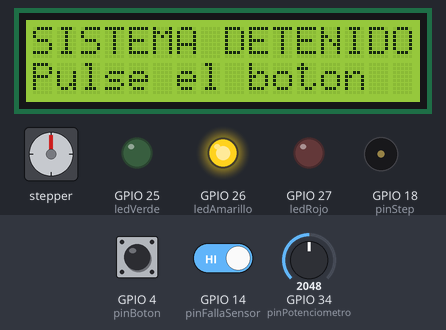
Simulated run of this sketch. Board: ESP32. Parts: stepper motor, 16×2 character LCD, output pins drawn as LEDs (lit = HIGH), buzzer (waves = sounding). Wiring (from diagram.json): stepper motor driver (200 steps per turn assumed): step GPIO 18; direction GPIO 19. The inputs (shaded band) are chosen by the test bench; at power-on: GPIO 4 (pinBoton) HIGH, GPIO 34 (pinPotenciometro) = 2048, GPIO 14 (pinFallaSensor) HIGH. WiFi joins after 1.5 s; servers stay silent unless stated; no MQTT or app messages arrive unless stated; pins used as bus, display or sensor lines are not drawn; what the sketch prints to the serial monitor is not drawn.

Above: at 2.8 s.
2.9 s: GPIO 4 (pinBoton) pulled LOW for 0.15 s
At 3.7 s:
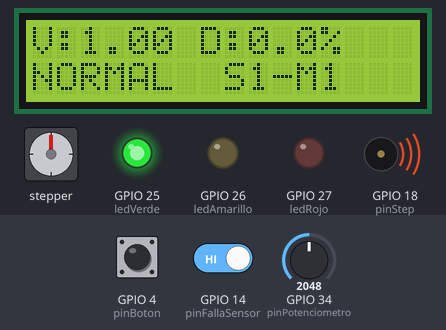
6.0 s: GPIO 34 (pinPotenciometro) set to 2490
At 8.5 s:
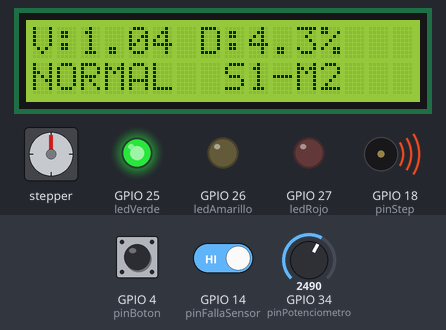
9.0 s: GPIO 34 (pinPotenciometro) set to 2585
10.5 s: GPIO 14 (pinFallaSensor) driven LOW
At 13.3 s:
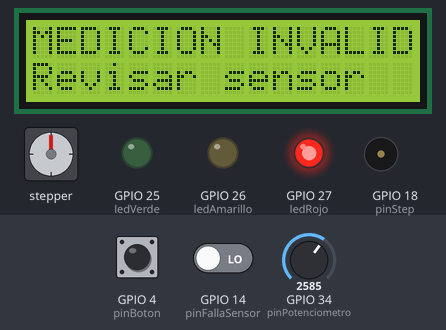
13.5 s: GPIO 14 (pinFallaSensor) driven HIGH
16.5 s: GPIO 34 (pinPotenciometro) set to 1228
At 18.9 s:
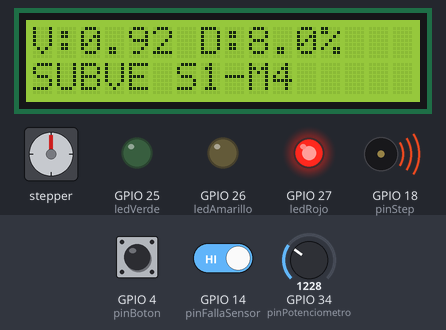
Timing chart, 0 to 20.4 s (numbered marks = the images above; inputs shaded):
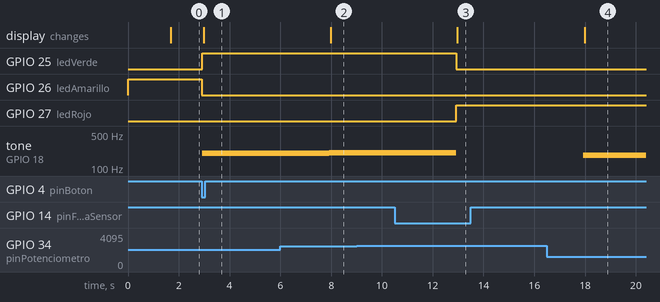

Measured:
- after the input at 2.9 s, GPIO 25 (ledVerde): LOW → HIGH at once; GPIO 26 (ledAmarillo): HIGH → LOW at once; tone on GPIO 18 (pinStep): silent → 200 Hz at once; the display: changes after 0.09 s (image 1)
- after the input at 6.0 s, tone on GPIO 18 (pinStep): 200 Hz → 208 Hz after 1.9 s; the display: changes after 2.0 s (image 2)
- after the input at 9.0 s, every drawn part: stays the same
- after the input at 10.5 s, tone on GPIO 18 (pinStep): 208 Hz → silent after 2.4 s; the display: changes after 2.5 s (image 3)
- after the input at 13.5 s, every drawn part: stays the same
- after the input at 16.5 s, tone on GPIO 18 (pinStep): silent → 183 Hz after 1.4 s; the display: changes after 1.5 s (image 4)

The sketch:

sketch.ino
```cpp
// =====================================================================
//  DYM CYBER - SISTEMA IoT DE MONITOREO DE VELOCIDAD (v2 - Wokwi/ESP32)
//  Correa transportadora de chancado
//
//  Migración desde Tinkercad (Arduino Uno R3) a Wokwi (ESP32 DevKit):
//   - Misma lógica: botón ON/OFF, potenciómetro = velocidad, LEDs de estado,
//     nominal 1.00 m/s, umbral 5 %, medición cada 5 s, IDs S<sesion>-M<medicion>,
//     comandos N= y U= por monitor serial.
//   - NUEVO: WiFi + MQTT (telemetría, estado y alertas en JSON).
//   - NUEVO: configuración remota por MQTT (topic .../config) desde el backend.
//   - NUEVO: LCD 16x2 I2C con velocidad, desviación y estado.
//   - NUEVO: motor paso a paso (A4988) cuya velocidad sigue a la correa.
//   - NUEVO: interruptor "falla de sensor" para simular mediciones inválidas (HU-05).
// =====================================================================

#include <WiFi.h>
#include <PubSubClient.h>
#include <Wire.h>
#include <LiquidCrystal_I2C.h>
#include <math.h>

// ---------------- Red y broker MQTT ----------------
const char* WIFI_SSID     = "Wokwi-GUEST";   // red simulada de Wokwi
const char* WIFI_PASS     = "";
const char* MQTT_BROKER   = "broker.hivemq.com";
const int   MQTT_PORT     = 1883;

const char* TOPIC_VELOCIDAD = "dymcyber/banda01/velocidad";
const char* TOPIC_ESTADO    = "dymcyber/banda01/estado";
const char* TOPIC_ALERTAS   = "dymcyber/banda01/alertas";
const char* TOPIC_CONFIG    = "dymcyber/banda01/config";   // entrada: N=1.05 / U=8
const char* TOPIC_LATIDO    = "dymcyber/banda01/latido";   // heartbeat

WiFiClient espClient;
PubSubClient mqtt(espClient);
LiquidCrystal_I2C lcd(0x27, 16, 2);

// ---------------- Pines ESP32 ----------------
const int pinBoton        = 4;
const int pinPotenciometro = 34;   // ADC1 (12 bits: 0-4095)
const int pinFallaSensor  = 14;    // interruptor: simula sensor desconectado
const int ledVerde        = 25;
const int ledAmarillo     = 26;
const int ledRojo         = 27;
const int pinStep         = 18;    // A4988 STEP
const int pinDir          = 19;    // A4988 DIR

// ---------------- Parámetros del proceso ----------------
float velocidadNominal = 1.00;     // m/s
float umbralDesviacion = 5.0;      // %
const float velocidadMinima = 0.80;
const float velocidadMaxima = 1.20;
const float PASOS_POR_METRO = 200.0;  // 1 m/s = 1 vuelta/s del motor (200 pasos)

bool sistemaActivo = false;

unsigned long ultimaMedicion = 0;
const unsigned long intervaloMedicion = 5000;
unsigned long numeroMedicion = 0;
unsigned long numeroSesion = 0;
unsigned long ultimoIntentoMqtt = 0;

float ultimaVelocidad = 0;
float ultimaDesviacion = 0;
String ultimoEstado = "DETENIDO";

// Botón por interrupción: no se pierden pulsaciones mientras el ESP32 atiende WiFi/MQTT
volatile bool botonPendiente = false;
volatile unsigned long ultimaPulsacion = 0;

void IRAM_ATTR isrBoton() {
  unsigned long t = millis();
  if (t - ultimaPulsacion > 250) {      // antirrebote de 250 ms
    ultimaPulsacion = t;
    botonPendiente = true;
  }
}

// ===================================================================
void setup() {
  Serial.begin(115200);
  Serial.setTimeout(100);

  pinMode(pinBoton, INPUT_PULLUP);
  attachInterrupt(digitalPinToInterrupt(pinBoton), isrBoton, FALLING);
  pinMode(pinFallaSensor, INPUT_PULLUP);
  pinMode(ledVerde, OUTPUT);
  pinMode(ledAmarillo, OUTPUT);
  pinMode(ledRojo, OUTPUT);
  pinMode(pinStep, OUTPUT);
  pinMode(pinDir, OUTPUT);
  digitalWrite(pinDir, HIGH);

  apagarSalidas();
  digitalWrite(ledAmarillo, HIGH);

  lcd.init();
  lcd.backlight();
  lcdMensaje("DYM CYBER", "Conectando WiFi");

  Serial.println();
  Serial.println("================================");
  Serial.println("            DYM CYBER");
  Serial.println("   MONITOREO DE VELOCIDAD v2");
  Serial.println("================================");
  Serial.println("COMANDOS: N=1.10 (nominal)  U=10 (umbral %)");

  conectarWiFi();
  mqtt.setServer(MQTT_BROKER, MQTT_PORT);
  mqtt.setCallback(alRecibirMqtt);
  mqtt.setBufferSize(512);
  mqtt.setKeepAlive(60);
  conectarMqtt();

  lcdMensaje("SISTEMA DETENIDO", "Pulse el boton");
}

void loop() {
  // Reconexión automática (WiFi y MQTT) sin bloquear el monitoreo local
  static bool wifiAvisado = false;
  if (WiFi.status() == WL_CONNECTED && !wifiAvisado) {
    wifiAvisado = true;
    Serial.print("WiFi OK. IP: ");
    Serial.println(WiFi.localIP());
  }
  if (!mqtt.connected() && millis() - ultimoIntentoMqtt > 5000) {
    conectarMqtt();
  }
  mqtt.loop();

  // Latido cada 15 s: mantiene viva la sesión MQTT aunque la simulación vaya lenta
  static unsigned long ultimoLatido = 0;
  if (mqtt.connected() && millis() - ultimoLatido > 15000) {
    ultimoLatido = millis();
    mqtt.publish(TOPIC_LATIDO, String(millis() / 1000).c_str());
  }

  revisarBoton();
  revisarConfiguracionSerial();

  if (!sistemaActivo) return;

  if (millis() - ultimaMedicion >= intervaloMedicion) {
    ultimaMedicion = millis();
    medirVelocidad();
  }
}

// ---------------- Conectividad ----------------
void conectarWiFi() {
  Serial.print("WiFi: conectando a ");
  Serial.println(WIFI_SSID);
  WiFi.begin(WIFI_SSID, WIFI_PASS, 6);
  WiFi.setAutoReconnect(true);
  unsigned long inicio = millis();
  while (WiFi.status() != WL_CONNECTED && millis() - inicio < 10000) {
    delay(250);
    Serial.print(".");
  }
  Serial.println();
  if (WiFi.status() != WL_CONNECTED) {
    Serial.println("WiFi aun sin conexion: se sigue intentando en segundo plano");
    Serial.println("(el monitoreo local funciona igual)");
  }
}

void conectarMqtt() {
  ultimoIntentoMqtt = millis();
  // Sin WiFi todavía: el ESP32 sigue intentando solo (setAutoReconnect)
  if (WiFi.status() != WL_CONNECTED) return;

  String clientId = "dymcyber-banda01-" + String((uint32_t)ESP.getEfuseMac(), HEX);
  Serial.print("MQTT: conectando a ");
  Serial.print(MQTT_BROKER);
  Serial.print(" ... ");

  // Last Will: si el ESP32 se desconecta, el broker publica OFFLINE
  if (mqtt.connect(clientId.c_str(), TOPIC_ESTADO, 1, true,
                   "{\"equipo\":\"banda01\",\"estado\":\"OFFLINE\"}")) {
    Serial.println("OK");
    mqtt.subscribe(TOPIC_CONFIG, 1);
    publicarEstado();
  } else {
    Serial.print("ERROR rc=");
    Serial.println(mqtt.state());
  }
}

void publicar(const char* topic, const String& payload, bool retenido = false) {
  if (!mqtt.connected()) return;
  mqtt.publish(topic, payload.c_str(), retenido);
  Serial.print("MQTT >> ");
  Serial.print(topic);
  Serial.print(" ");
  Serial.println(payload);
}

void publicarEstado() {
  String json = "{\"equipo\":\"banda01\",\"estado\":\"";
  json += sistemaActivo ? "ACTIVO" : "DETENIDO";
  json += "\",\"sesion\":" + String(numeroSesion);
  json += ",\"nominal\":" + String(velocidadNominal, 3);
  json += ",\"umbral\":" + String(umbralDesviacion, 2) + "}";
  publicar(TOPIC_ESTADO, json, true);   // retenido: el último estado queda en el broker
}

// Mensajes que llegan desde el backend / dashboard
void alRecibirMqtt(char* topic, byte* payload, unsigned int length) {
  String comando;
  for (unsigned int i = 0; i < length; i++) comando += (char)payload[i];
  Serial.print("MQTT << ");
  Serial.print(topic);
  Serial.print(" ");
  Serial.println(comando);
  procesarComando(comando, "MQTT");
}

// ---------------- Botón ----------------
void revisarBoton() {
  if (!botonPendiente) return;
  botonPendiente = false;
  if (sistemaActivo) apagarSistema();
  else encenderSistema();
}

void encenderSistema() {
  sistemaActivo = true;
  numeroSesion++;
  apagarSalidas();
  Serial.println();
  Serial.println("======== SISTEMA ENCENDIDO ========");
  Serial.print("SESION N: ");
  Serial.println(numeroSesion);
  lcdMensaje("SISTEMA ACTIVO", "Sesion S" + String(numeroSesion));
  publicarEstado();
  ultimaMedicion = millis() - intervaloMedicion;   // medir de inmediato
}

void apagarSistema() {
  sistemaActivo = false;
  apagarSalidas();
  digitalWrite(ledAmarillo, HIGH);
  noTone(pinStep);
  Serial.println();
  Serial.println("======== SISTEMA DETENIDO ========");
  Serial.println("MOTOR: APAGADO | ALERTAS: DESACTIVADAS");
  lcdMensaje("SISTEMA DETENIDO", "Pulse el boton");
  publicarEstado();
}

void apagarSalidas() {
  digitalWrite(ledVerde, LOW);
  digitalWrite(ledAmarillo, LOW);
  digitalWrite(ledRojo, LOW);
}

// ---------------- Configuración N= / U= (serial o MQTT) ----------------
void revisarConfiguracionSerial() {
  if (Serial.available() == 0) return;
  String comando = Serial.readStringUntil('\n');
  procesarComando(comando, "SERIAL");
}

void procesarComando(String comando, const char* origen) {
  comando.trim();
  comando.toUpperCase();

  if (comando.length() < 3 || comando.charAt(1) != '=') {
    Serial.println("ERROR: COMANDO INVALIDO");
    return;
  }
  String texto = comando.substring(2);
  texto.trim();

  int puntos = 0, digitos = 0;
  for (unsigned int i = 0; i < texto.length(); i++) {
    char c = texto.charAt(i);
    if (c >= '0' && c <= '9') digitos++;
    else if (c == '.' && ++puntos <= 1) continue;
    else { Serial.println("ERROR: NUMERO INVALIDO"); return; }
  }
  if (digitos == 0) { Serial.println("ERROR: NUMERO INVALIDO"); return; }

  float valor = texto.toFloat();

  if (comando.charAt(0) == 'N') {
    if (valor >= velocidadMinima && valor <= velocidadMaxima) {
      velocidadNominal = valor;
      Serial.print("VELOCIDAD NOMINAL ACTUALIZADA (");
      Serial.print(origen);
      Serial.print("): ");
      Serial.print(velocidadNominal, 3);
      Serial.println(" m/s");
      publicarEstado();
    } else {
      Serial.println("ERROR: NOMINAL FUERA DE RANGO (0.80 - 1.20)");
    }
  } else if (comando.charAt(0) == 'U') {
    if (valor > 0 && valor <= 20) {
      umbralDesviacion = valor;
      Serial.print("UMBRAL ACTUALIZADO (");
      Serial.print(origen);
      Serial.print("): ");
      Serial.print(umbralDesviacion, 2);
      Serial.println(" %");
      publicarEstado();
    } else {
      Serial.println("ERROR: UMBRAL FUERA DE RANGO (0 - 20)");
    }
  } else {
    Serial.println("ERROR: COMANDO DESCONOCIDO");
  }
}

// ---------------- Medición ----------------
void medirVelocidad() {
  numeroMedicion++;
  String id = "S" + String(numeroSesion) + "-M" + String(numeroMedicion);

  // HU-05: sensor desconectado / lectura inválida
  if (digitalRead(pinFallaSensor) == LOW) {
    noTone(pinStep);
    apagarSalidas();
    digitalWrite(ledRojo, HIGH);
    Serial.println("ERROR: MEDICION INVALIDA (" + id + ") - sensor sin senal");
    lcdMensaje("MEDICION INVALID", "Revisar sensor");
    publicar(TOPIC_ALERTAS,
             "{\"id\":\"" + id + "\",\"sesion\":" + String(numeroSesion) +
             ",\"medicion\":" + String(numeroMedicion) +
             ",\"tipo\":\"MEDICION_INVALIDA\"}");
    return;
  }

  int lectura = analogRead(pinPotenciometro);
  float velocidadActual = velocidadMinima +
                          (lectura / 4095.0) * (velocidadMaxima - velocidadMinima);

  if (!isfinite(velocidadActual) || velocidadActual < velocidadMinima ||
      velocidadActual > velocidadMaxima) {
    Serial.println("ERROR: MEDICION INVALIDA");
    return;
  }

  // El motor gira proporcional a la velocidad medida (representa la correa)
  tone(pinStep, (unsigned int)(velocidadActual * PASOS_POR_METRO));

  float desviacion = fabs(velocidadActual - velocidadNominal) / velocidadNominal * 100.0;
  String estado, tipo = "NINGUNA";

  if (desviacion <= umbralDesviacion) {
    estado = "NORMAL";
    digitalWrite(ledVerde, HIGH);
    digitalWrite(ledAmarillo, LOW);
    digitalWrite(ledRojo, LOW);
  } else {
    estado = "ALERTA";
    tipo = (velocidadActual < velocidadNominal) ? "SUBVELOCIDAD" : "SOBREVELOCIDAD";
    digitalWrite(ledVerde, LOW);
    digitalWrite(ledAmarillo, LOW);
    digitalWrite(ledRojo, HIGH);
  }

  // ---- Monitor serial (igual que en Tinkercad) ----
  Serial.println("--------------------------------");
  Serial.println("ID de medicion    : " + id);
  Serial.println("Tiempo            : " + String(millis() / 1000) + " s");
  Serial.println("Velocidad nominal : " + String(velocidadNominal, 3) + " m/s");
  Serial.println("Velocidad actual  : " + String(velocidadActual, 3) + " m/s");
  Serial.println("Desviacion        : " + String(desviacion, 2) + " %");
  Serial.println("Umbral permitido  : " + String(umbralDesviacion, 2) + " %");
  Serial.println("ESTADO: " + estado + (tipo != "NINGUNA" ? " | TIPO: " + tipo : ""));

  // ---- LCD ----
  lcdMensaje("V:" + String(velocidadActual, 2) + " D:" + String(desviacion, 1) + "%",
             estado == "NORMAL" ? "NORMAL  " + id : tipo.substring(0, 5) + " " + id);

  // ---- MQTT: telemetría ----
  String json = "{\"id\":\"" + id + "\"";
  json += ",\"sesion\":" + String(numeroSesion);
  json += ",\"medicion\":" + String(numeroMedicion);
  json += ",\"t_seg\":" + String(millis() / 1000);
  json += ",\"nominal\":" + String(velocidadNominal, 3);
  json += ",\"actual\":" + String(velocidadActual, 3);
  json += ",\"desviacion\":" + String(desviacion, 2);
  json += ",\"umbral\":" + String(umbralDesviacion, 2);
  json += ",\"estado\":\"" + estado + "\"}";
  publicar(TOPIC_VELOCIDAD, json);

  // ---- MQTT: alerta (solo si hay desviación) ----
  if (estado == "ALERTA") {
    String alerta = "{\"id\":\"" + id + "\"";
    alerta += ",\"sesion\":" + String(numeroSesion);
    alerta += ",\"medicion\":" + String(numeroMedicion);
    alerta += ",\"tipo\":\"" + tipo + "\"";
    alerta += ",\"actual\":" + String(velocidadActual, 3);
    alerta += ",\"desviacion\":" + String(desviacion, 2);
    alerta += ",\"umbral\":" + String(umbralDesviacion, 2) + "}";
    publicar(TOPIC_ALERTAS, alerta);
  }

  ultimaVelocidad = velocidadActual;
  ultimaDesviacion = desviacion;
  ultimoEstado = estado;
}

void lcdMensaje(String l1, String l2) {
  lcd.clear();
  lcd.setCursor(0, 0);
  lcd.print(l1.substring(0, 16));
  lcd.setCursor(0, 1);
  lcd.print(l2.substring(0, 16));
}
```
